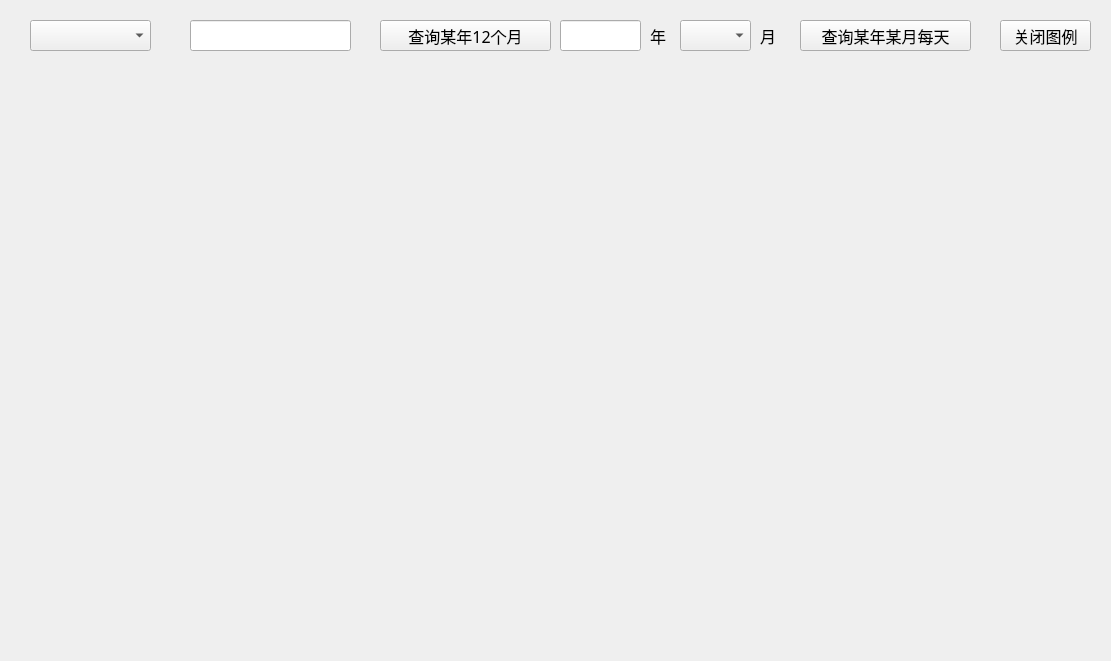
<?xml version="1.0" encoding="UTF-8"?>
<ui version="4.0">
 <class>SrarchIncom</class>
 <widget class="QWidget" name="SrarchIncom">
  <property name="geometry">
   <rect>
    <x>0</x>
    <y>0</y>
    <width>1111</width>
    <height>661</height>
   </rect>
  </property>
  <property name="windowTitle">
   <string>Form</string>
  </property>
  <widget class="QCustomPlot" name="widget_customplot" native="true">
   <property name="geometry">
    <rect>
     <x>30</x>
     <y>80</y>
     <width>1061</width>
     <height>531</height>
    </rect>
   </property>
  </widget>
  <widget class="QPushButton" name="pb_searchyear">
   <property name="geometry">
    <rect>
     <x>380</x>
     <y>20</y>
     <width>171</width>
     <height>31</height>
    </rect>
   </property>
   <property name="font">
    <font>
     <family>楷体</family>
     <pointsize>12</pointsize>
    </font>
   </property>
   <property name="text">
    <string>查询某年12个月</string>
   </property>
  </widget>
  <widget class="QPushButton" name="pb_searchyearmouth">
   <property name="geometry">
    <rect>
     <x>800</x>
     <y>20</y>
     <width>171</width>
     <height>31</height>
    </rect>
   </property>
   <property name="font">
    <font>
     <family>楷体</family>
     <pointsize>12</pointsize>
    </font>
   </property>
   <property name="text">
    <string>查询某年某月每天</string>
   </property>
  </widget>
  <widget class="QLineEdit" name="line_Year">
   <property name="geometry">
    <rect>
     <x>190</x>
     <y>20</y>
     <width>161</width>
     <height>31</height>
    </rect>
   </property>
  </widget>
  <widget class="QLabel" name="label">
   <property name="geometry">
    <rect>
     <x>760</x>
     <y>20</y>
     <width>21</width>
     <height>31</height>
    </rect>
   </property>
   <property name="font">
    <font>
     <family>楷体</family>
     <pointsize>12</pointsize>
    </font>
   </property>
   <property name="text">
    <string>月</string>
   </property>
  </widget>
  <widget class="QLineEdit" name="line_YearYear">
   <property name="geometry">
    <rect>
     <x>560</x>
     <y>20</y>
     <width>81</width>
     <height>31</height>
    </rect>
   </property>
  </widget>
  <widget class="QLabel" name="label_2">
   <property name="geometry">
    <rect>
     <x>650</x>
     <y>20</y>
     <width>31</width>
     <height>31</height>
    </rect>
   </property>
   <property name="font">
    <font>
     <family>楷体</family>
     <pointsize>12</pointsize>
    </font>
   </property>
   <property name="text">
    <string>年</string>
   </property>
  </widget>
  <widget class="QPushButton" name="pb_showlegend">
   <property name="geometry">
    <rect>
     <x>1000</x>
     <y>20</y>
     <width>91</width>
     <height>31</height>
    </rect>
   </property>
   <property name="font">
    <font>
     <family>楷体</family>
     <pointsize>12</pointsize>
    </font>
   </property>
   <property name="text">
    <string>关闭图例</string>
   </property>
  </widget>
  <widget class="QComboBox" name="comboBox_detail">
   <property name="geometry">
    <rect>
     <x>30</x>
     <y>20</y>
     <width>121</width>
     <height>31</height>
    </rect>
   </property>
  </widget>
  <widget class="QComboBox" name="comboBox_mouth">
   <property name="geometry">
    <rect>
     <x>680</x>
     <y>20</y>
     <width>71</width>
     <height>31</height>
    </rect>
   </property>
  </widget>
 </widget>
 <customwidgets>
  <customwidget>
   <class>QCustomPlot</class>
   <extends>QWidget</extends>
   <header location="global">qcustomplot.h</header>
   <container>1</container>
  </customwidget>
 </customwidgets>
 <resources/>
 <connections/>
</ui>
